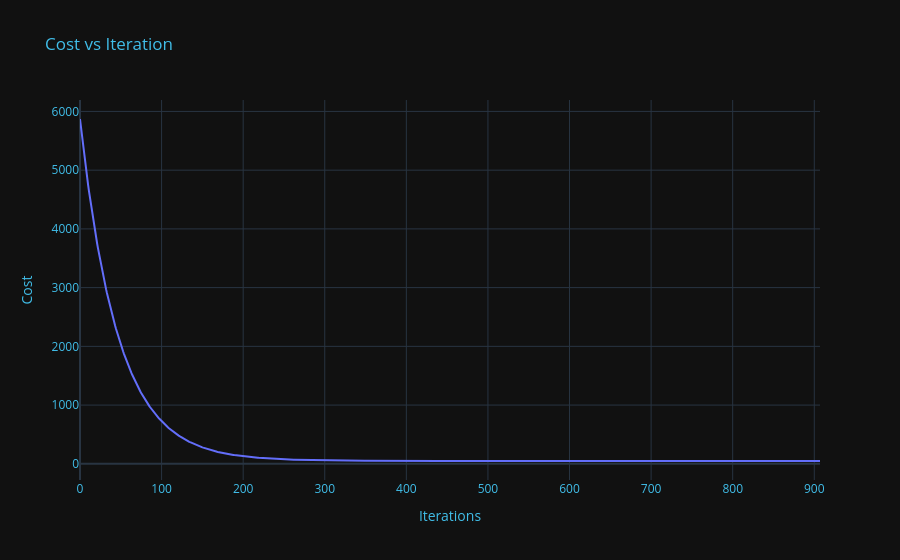

The cell this chart's notebook holds for it:
### Markdown cell above
### Testing with dummy data

### Code cell
# Generate synthetic data
X, y = make_regression(n_samples=200, n_features=4, noise=10, random_state=42)
# Split data into training and testing sets
X_train, X_test, y_train, y_test = train_test_split(X, y, test_size=0.2, random_state=42)
best_w , best_b = fit(X_train, y_train, 1000, plot_cost=True)

# Predict on the test set
predictions = forward(X_test, best_w, best_b)

# Output the first 5 predictions and true values for comparison
predictions[:5], y_test[:5]

### Figure 1 — Plotly figure (JSON) as saved in the notebook; plotly's stock layout.template omitted (floating-point values rounded to 4 significant figures; data arrays with more than 128 entries replaced by an {"elided": "..."} marker saying what was removed)
{"data": [{"hovertemplate": "x=%{x}<br>y=%{y}<extra></extra>", "legendgroup": "", "line": {"color": "#636efa", "dash": "solid"}, "marker": {"symbol": "circle"}, "mode": "lines", "name": "", "orientation": "v", "showlegend": false, "type": "scatter", "x": {"elided": "908 int values"}, "xaxis": "x", "y": {"elided": "908 float values"}, "yaxis": "y"}], "layout": {"legend": {"tracegroupgap": 0}, "title": {"font": {"color": "#41BEE9"}, "text": "Cost vs Iteration"}, "xaxis": {"anchor": "y", "color": "#41BEE9", "domain": [0, 1], "title": {"text": "Iterations"}}, "yaxis": {"anchor": "x", "color": "#41BEE9", "domain": [0, 1], "title": {"text": "Cost"}}}}
